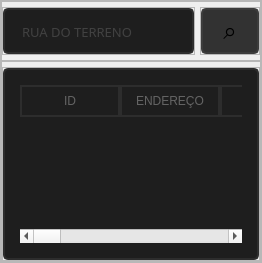
           <widget class="QFrame" name="frame_20">
            <property name="maximumSize">
             <size>
              <width>16777215</width>
              <height>16777215</height>
             </size>
            </property>
            <property name="frameShape">
             <enum>QFrame::StyledPanel</enum>
            </property>
            <property name="frameShadow">
             <enum>QFrame::Raised</enum>
            </property>
            <layout class="QVBoxLayout" name="verticalLayout_3">
             <property name="spacing">
              <number>0</number>
             </property>
             <property name="leftMargin">
              <number>0</number>
             </property>
             <property name="topMargin">
              <number>0</number>
             </property>
             <property name="rightMargin">
              <number>0</number>
             </property>
             <property name="bottomMargin">
              <number>0</number>
             </property>
             <item>
              <widget class="QFrame" name="frame_22">
               <property name="maximumSize">
                <size>
                 <width>16777215</width>
                 <height>60</height>
                </size>
               </property>
               <property name="frameShape">
                <enum>QFrame::StyledPanel</enum>
               </property>
               <property name="frameShadow">
                <enum>QFrame::Raised</enum>
               </property>
               <layout class="QHBoxLayout" name="horizontalLayout_18">
                <property name="spacing">
                 <number>5</number>
                </property>
                <property name="leftMargin">
                 <number>0</number>
                </property>
                <property name="topMargin">
                 <number>5</number>
                </property>
                <property name="rightMargin">
                 <number>0</number>
                </property>
                <property name="bottomMargin">
                 <number>5</number>
                </property>
                <item>
                 <widget class="QFrame" name="frame_25">
                  <property name="frameShape">
                   <enum>QFrame::StyledPanel</enum>
                  </property>
                  <property name="frameShadow">
                   <enum>QFrame::Raised</enum>
                  </property>
                  <layout class="QHBoxLayout" name="horizontalLayout_28">
                   <property name="spacing">
                    <number>0</number>
                   </property>
                   <property name="leftMargin">
                    <number>0</number>
                   </property>
                   <property name="topMargin">
                    <number>0</number>
                   </property>
                   <property name="rightMargin">
                    <number>0</number>
                   </property>
                   <property name="bottomMargin">
                    <number>0</number>
                   </property>
                   <item>
                    <widget class="QLineEdit" name="txt_rua">
                     <property name="sizePolicy">
                      <sizepolicy hsizetype="Expanding" vsizetype="Expanding">
                       <horstretch>0</horstretch>
                       <verstretch>0</verstretch>
                      </sizepolicy>
                     </property>
                     <property name="font">
                      <font>
                       <family>Quicksand</family>
                       <pointsize>10</pointsize>
                      </font>
                     </property>
                     <property name="styleSheet">
                      <string notr="true">QLineEdit{
	border: 2px solid rgb(45, 45, 45);
	border-radius: 5px;
	padding: 15px;
	background-color: rgb(30, 30, 30);
	color: rgb(100, 100, 100);
}
QLineEdit:hover{
	border: 2px solid rgb(55, 55, 55);
}
QLineEdit:focus{
	border: 2px solid rgb(255, 207, 0);
	color: rgb(200, 200, 200);
}</string>
                     </property>
                     <property name="maxLength">
                      <number>32</number>
                     </property>
                     <property name="placeholderText">
                      <string>RUA DO TERRENO</string>
                     </property>
                    </widget>
                   </item>
                  </layout>
                 </widget>
                </item>
                <item>
                 <widget class="QFrame" name="frame_26">
                  <property name="maximumSize">
                   <size>
                    <width>60</width>
                    <height>16777215</height>
                   </size>
                  </property>
                  <property name="frameShape">
                   <enum>QFrame::StyledPanel</enum>
                  </property>
                  <property name="frameShadow">
                   <enum>QFrame::Raised</enum>
                  </property>
                  <layout class="QHBoxLayout" name="horizontalLayout_29">
                   <property name="spacing">
                    <number>0</number>
                   </property>
                   <property name="leftMargin">
                    <number>0</number>
                   </property>
                   <property name="topMargin">
                    <number>0</number>
                   </property>
                   <property name="rightMargin">
                    <number>0</number>
                   </property>
                   <property name="bottomMargin">
                    <number>0</number>
                   </property>
                   <item>
                    <widget class="QPushButton" name="btn_search">
                     <property name="sizePolicy">
                      <sizepolicy hsizetype="Expanding" vsizetype="Expanding">
                       <horstretch>0</horstretch>
                       <verstretch>0</verstretch>
                      </sizepolicy>
                     </property>
                     <property name="maximumSize">
                      <size>
                       <width>16777215</width>
                       <height>16777215</height>
                      </size>
                     </property>
                     <property name="font">
                      <font>
                       <pointsize>18</pointsize>
                       <weight>50</weight>
                       <italic>false</italic>
                       <bold>false</bold>
                      </font>
                     </property>
                     <property name="styleSheet">
                      <string notr="true">QPushButton{
	background-color:rgb(50, 50, 50);
	border:2px solid rgb(60, 60, 60);
	border-radius:5px;
	font: 18pt ;
}
QPushButton:hover{
	background-color:rgb(60, 60, 60);
	border: 2px solid rgb(70, 70, 70);
}
QPushButton:pressed{
	background-color:rgb(250, 230, 0);
	border: 2px solid rgb(255, 165, 24);
	color: rgb(35, 35, 35);
}</string>
                     </property>
                     <property name="text">
                      <string>⌕</string>
                     </property>
                    </widget>
                   </item>
                  </layout>
                 </widget>
                </item>
               </layout>
              </widget>
             </item>
             <item>
              <widget class="QFrame" name="frame_23">
               <property name="frameShape">
                <enum>QFrame::StyledPanel</enum>
               </property>
               <property name="frameShadow">
                <enum>QFrame::Raised</enum>
               </property>
               <layout class="QHBoxLayout" name="horizontalLayout_17">
                <property name="spacing">
                 <number>0</number>
                </property>
                <property name="leftMargin">
                 <number>0</number>
                </property>
                <property name="topMargin">
                 <number>5</number>
                </property>
                <property name="rightMargin">
                 <number>0</number>
                </property>
                <property name="bottomMargin">
                 <number>0</number>
                </property>
                <item>
                 <widget class="QFrame" name="frame_24">
                  <property name="frameShape">
                   <enum>QFrame::StyledPanel</enum>
                  </property>
                  <property name="frameShadow">
                   <enum>QFrame::Raised</enum>
                  </property>
                  <layout class="QHBoxLayout" name="horizontalLayout_32">
                   <property name="spacing">
                    <number>0</number>
                   </property>
                   <property name="leftMargin">
                    <number>0</number>
                   </property>
                   <property name="topMargin">
                    <number>0</number>
                   </property>
                   <property name="rightMargin">
                    <number>0</number>
                   </property>
                   <property name="bottomMargin">
                    <number>0</number>
                   </property>
                   <item>
                    <widget class="QTableWidget" name="tabWid_obra">
                     <property name="styleSheet">
                      <string notr="true">QTableWidget{
	border: 2px solid rgb(45, 45, 45);
	border-radius: 5px;
	padding: 15px;
	background-color: rgb(30, 30, 30);
	color: rgb(100, 100, 100);
}
QTableWidget:hover{
	border: 2px solid rgb(55, 55, 55);
}
QTableWidget:focus{
	border: 2px solid rgb(255, 207, 0);
	color: rgb(200, 200, 200);
}
QTableWidget:pressed{
	background-color:rgb(250, 230, 0);
	border: 2px solid rgb(255, 165, 24);
	color: rgb(35, 35, 35);
}
QHeaderView::section {
    background-color: rgb(30, 30, 30);
    padding: 5px;
    border: 2px solid rgb(45, 45, 45);
	color: rgb(100, 100, 100);
}

QTableWidget {
    gridline-color: rgb(255, 165, 24);
}

QTableWidget QTableCornerButton {
    background-color: rgb(30, 30, 30); 
}

QTableWidget QTableCornerButton::section {
    background-color: rgb(30, 30, 30);
}
</string>
                     </property>
                     <column>
                      <property name="text">
                       <string>ID</string>
                      </property>
                     </column>
                     <column>
                      <property name="text">
                       <string>ENDEREÇO</string>
                      </property>
                     </column>
                     <column>
                      <property name="text">
                       <string>BAIRRO</string>
                      </property>
                     </column>
                     <column>
                      <property name="text">
                       <string>NUMERO</string>
                      </property>
                     </column>
                     <column>
                      <property name="text">
                       <string>CIDADE</string>
                      </property>
                     </column>
                     <column>
                      <property name="text">
                       <string>LOTE</string>
                      </property>
                     </column>
                     <column>
                      <property name="text">
                       <string>QUADRA</string>
                      </property>
                     </column>
                     <column>
                      <property name="text">
                       <string>QUARTEIRÃO</string>
                      </property>
                     </column>
                     <column>
                      <property name="text">
                       <string>TIPO</string>
                      </property>
                     </column>
                     <column>
                      <property name="text">
                       <string>AREA</string>
                      </property>
                     </column>
                     <column>
                      <property name="text">
                       <string>ART</string>
                      </property>
                     </column>
                     <column>
                      <property name="text">
                       <string>VALOR PARCELA</string>
                      </property>
                     </column>
                     <column>
                      <property name="text">
                       <string>QUANT PARCELA</string>
                      </property>
                     </column>
                     <column>
                      <property name="text">
                       <string>DATA CONTRATO</string>
                      </property>
                     </column>
                     <column>
                      <property name="text">
                       <string>VALOR VISITA</string>
                      </property>
                     </column>
                     <column>
                      <property name="text">
                       <string>INSC. IMOB.</string>
                      </property>
                     </column>
                     <column>
                      <property name="text">
                       <string>ID CLIENTE 1</string>
                      </property>
                     </column>
                     <column>
                      <property name="text">
                       <string>ID CLIENTE 2</string>
                      </property>
                     </column>
                     <column>
                      <property name="text">
                       <string>ID CLIENTE 3</string>
                      </property>
                     </column>
                     <column>
                      <property name="text">
                       <string>ID CLIENTE 4</string>
                      </property>
                     </column>
                    </widget>
                   </item>
                  </layout>
                 </widget>
                </item>
               </layout>
              </widget>
             </item>
            </layout>
           </widget>
